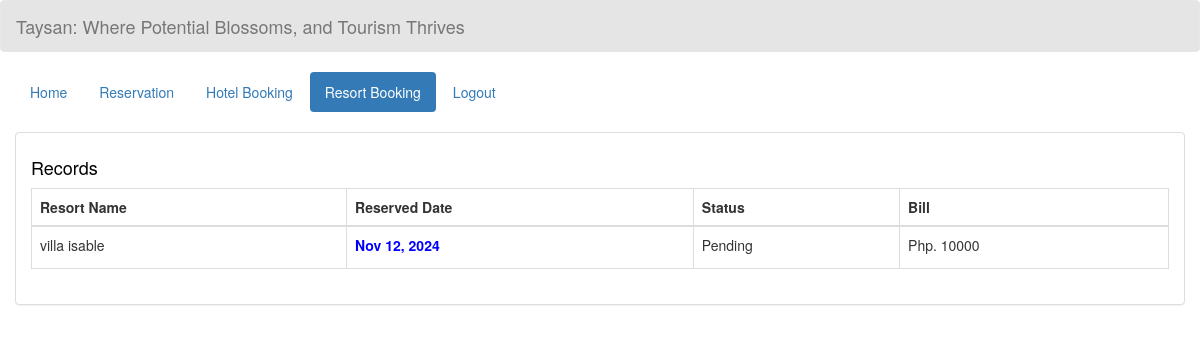
The app's page /records_resort.php?id=32 with its own data.
### tables this page shows
CREATE TABLE `transactionresort` (
  `transaction_id` int(11) NOT NULL,
  `id` int(11) NOT NULL,
  `guest_id` int(11) NOT NULL,
  `resort_id` int(11) NOT NULL,
  `resort_name` varchar(200) NOT NULL,
  `status` varchar(20) NOT NULL,
  `days` int(3) NOT NULL,
  `checkin` date NOT NULL,
  `checkin_time` time NOT NULL,
  `checkout` date NOT NULL,
  `checkout_time` time NOT NULL,
  `bill` varchar(10) NOT NULL
);

### records_resort.php (the view, shortened to what this page needs)
<!DOCTYPE html>
<?php
require_once 'connection/connect.php';
?>
<html lang = "en">
	<head>
		<link rel = "stylesheet" type = "text/css" href = "css/bootstrap.css " />
		<link rel = "stylesheet" type = "text/css" href = "css/style.css" />
	</head>
<body>
	<nav style = "background-color:rgba(0, 0, 0, 0.1);" class = "navbar navbar-default">
		<div  class = "container-fluid">
			<div class = "navbar-header">
            <a class = "navbar-brand" >Taysan: Where Potential Blossoms, and Tourism Thrives</a>
			</div>
		</div>
	</nav>
	<div class = "container-fluid">
    <ul class = "nav nav-pills">
        <?php
            $id = isset($_GET['id']) ? $_GET['id'] : null;
            ?>
            <li><a href="home_user.php?id=<?php echo $id; ?>">Home</a></li>
			<li><a href="reservation.php?id=<?php echo $id; ?>">Reservation</a></li>
            <li><a href="records.php?id=<?php echo $id; ?>">Hotel Booking</a></li>
            <li class = "active"><a href="records_resort.php?id=<?php echo $id; ?>">Resort Booking</a></li>
			<li><a href = "login_user.php">Logout</a></li>
		</ul>
	</div>
	<br />
	<div class = "container-fluid">
		<div class = "panel panel-default">
			<div class = "panel-body">
			 <div class="title">
                    <h4 style="color: black;">Records</h4>
                </div>
                <table id = "table" class = "table table-bordered">
					<thead>
						<tr>
							<th>Resort Name</th>
							<th>Reserved Date</th>
							<th>Status</th>
                            <th>Bill</th>
						</tr>
					</thead>
					<tbody>
                    <?php
$id = isset($_GET['id']) ? intval($_GET['id']) : 0;
$query = $conn->query(
    "SELECT * FROM `transactionresort`
    NATURAL JOIN `guest`
    NATURAL JOIN `resort`
    WHERE `status` = 'Pending' AND `id` = $id"
) or die(mysqli_error($conn));
if ($query->num_rows > 0) {
    while ($fetch = $query->fetch_array()) {
        ?>
        <tr>
            <td><?php echo $fetch['resort_name']; ?></td>
            <td><strong>
                <?php
                if ($fetch['checkin'] <= date("Y-m-d", strtotime("+8 HOURS"))) {
                    echo "<label style='color:#0000ff;'>" . date("M d, Y", strtotime($fetch['checkin'])) . "</label>";
                } else {
                    echo "<label style='color:#0000FF;'>" . date("M d, Y", strtotime($fetch['checkin'])) . "</label>";
                }
                ?>
            </strong></td>
            <td><?php echo $fetch['status']; ?></td>
            <td><?php echo $fetch['bill']; ?></td>
        </tr>
        <?php
    }
} else {
    echo "<tr><td colspan='4'>No records found</td></tr>";
}
?>
					</tbody>
				</table>
			</div>
		</div>
	</div>
    </body>
</html>

### records on screen
transactionresort: resort_name "villa isable", checkin "Nov 12, 2024", status "Pending", bill "Php. 10000"
